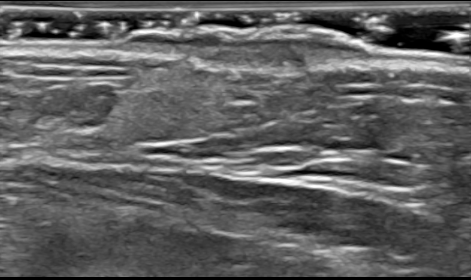
#> input picture test_data/img/1.png, 471 x 280 px, given as the content of the folder ./test_data/predict, which was not available
$ python visualization.py
#> lines starting #> are read from the running program, lines starting #| are printed output that depends on the picture; after the words box and inside, x2 and y2 are one past the last pixel; in counts of white or black regions, pixels touching at a corner belong together; pictures that were not available may be replaced by others from this repository, and a replacement may not be noted
import numpy as np
import cv2
import os
import shutil
from tqdm import tqdm

# Load images as greyscale but make main RGB so we can annotate in colour
def visualization(seg_path, img_path, visual_path):

#> called with seg_path = './test_data/predict', img_path = './test_data/img', visual_path = './test_data/visual'
    if os.path.exists(visual_path) and os.path.isdir(visual_path):
        shutil.rmtree(visual_path)
    try:
        os.mkdir(visual_path)
    except OSError:
        print("Creation of the main directory '%s' failed " % visual_path)

    for image in os.listdir(seg_path):

        seg = seg_path + '/' + image
        main = img_path + '/' + image

        seg = cv2.imread(seg, cv2.IMREAD_GRAYSCALE)
#> seg is the input picture: shape (280, 471); min 0, max 255, mean 95.5
        main = cv2.imread(main, cv2.IMREAD_GRAYSCALE)

        # seg = np.resize(seg, (main.shape[0], main.shape[1]))
        main = cv2.cvtColor(main,cv2.COLOR_GRAY2BGR)

        # Dictionary giving RGB colour for label (segment label) - label 1 in red, label 2 in yellow
        RGBforLabel = { 1:(255,0,255), 2:(0,255,255) }

        # Find external contours
        contours,_ = cv2.findContours(seg,cv2.RETR_EXTERNAL,cv2.CHAIN_APPROX_NONE)
#> contours = 1 contour; box (x1, y1, x2, y2) and area: (0, 1, 471, 277) 129250

        # Iterate over all contours
        for i,c in enumerate(contours):

            # Find mean colour inside this contour by doing a masked mean
            mask = np.zeros(seg.shape, np.uint8)
            cv2.drawContours(mask,[c],-1,255, -1)

            # DEBUG: cv2.imwrite(f"mask-{i}.png",mask)
            mean,_,_,_ = cv2.mean(seg, mask=mask)

            # DEBUG: print(f"i: {i}, mean: {mean}")
            # Get appropriate colour for this label
            label = 2 if mean > 1.0 else 1

            colour = RGBforLabel.get(label)

            # DEBUG: print(f"Colour: {colour}")
            # Outline contour in that colour on main image, line thickness=1
            cv2.drawContours(main,[c],-1,colour,1)
#> this loop made 1 pass
#> (mean, label, colour) on pass 1: (96.89, 2, (0, 255, 255))
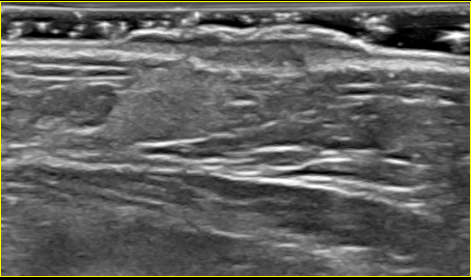
#> main: shape (280, 471, 3); 1.13% of pixels changed, all inside (x1, y1, x2, y2) = (0, 1, 471, 277)
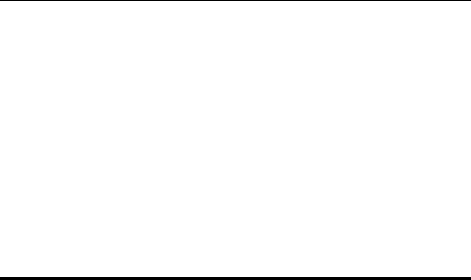
#> mask: shape (280, 471); 98.6% white; 2 black regions, box (x1, y1, x2, y2) and area: (0, 277, 471, 280) 1413, (0, 0, 471, 1) 471
            # Save result
        cv2.imwrite(visual_path + '/' + image, main)

visualization(r"./test_data/predict", # mask path
              r"./test_data/img",     # image path
              r"./test_data/visual")   # visualize path

$ run again, on test_data/img/5.png
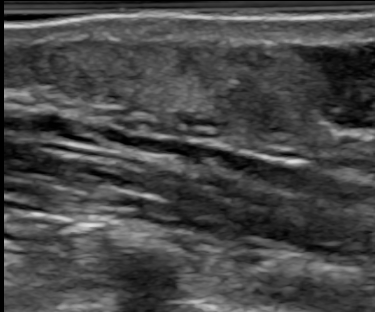
#> input picture test_data/img/5.png, 375 x 312 px, given as the content of the folder ./test_data/predict, which was not available
#> in visualization, seg is the input picture: shape (312, 375); min 0, max 224, mean 70.1
#> contours = 1 contour; box (x1, y1, x2, y2) and area: (4, 1, 375, 312) 114548
#> the loop in visualization, `for i,c in enumerate(contours):` made 1 pass
#> (mean, label, colour) on pass 1: (71.19, 2, (0, 255, 255))
#> after the loop in visualization, `for i,c in enumerate(contours):`:
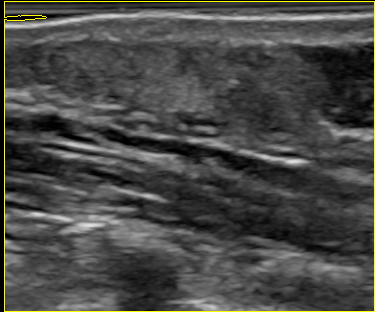
#> main: shape (312, 375, 3); 1.23% of pixels changed, all inside (x1, y1, x2, y2) = (4, 1, 375, 312)
#> after the loop in visualization, `for i,c in enumerate(contours):`:
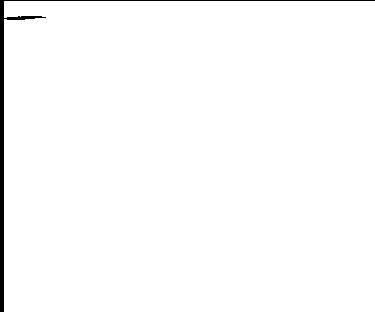
#> mask: shape (312, 375); 98.5% white; 1 black region, box (x1, y1, x2, y2) and area: (0, 0, 375, 312) 1730

$ run again, on test_data/img/6.png
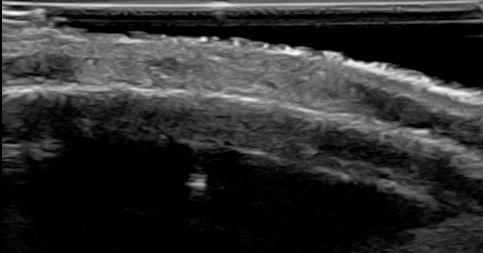
#> input picture test_data/img/6.png, 483 x 253 px, given as the content of the folder ./test_data/predict, which was not available
#> in visualization, seg is the input picture: shape (253, 483); min 0, max 251, mean 46.9
#> contours = 146 contours, 139 with area under 20; largest, box (x1, y1, x2, y2) and area: (2, 0, 483, 253) 105194, (120, 198, 158, 227) 444, (78, 175, 124, 201) 276, (107, 242, 141, 253) 130, (109, 227, 125, 243) 74, (82, 244, 107, 253) 70, (35, 201, 53, 212) 50
#> the loop in visualization, `for i,c in enumerate(contours):` made 146 passes
#> (c, mean, label, colour) on passes 1 to 6: ([[173, 252]], 1, 1, (255, 0, 255)), ([[168, 252], [169, 252], [170, 252], [169, 252]], 1, 1, (255, 0, 255)), ([[164, 251], [165, 251]], 1, 1, (255, 0, 255)), ([[227, 250], [227, 251]], 1, 1, (255, 0, 255)), ([[223, 250], [224, 250]], 1, 1, (255, 0, 255)), ([[198, 250], [198, 251], [199, 251], [199, 250]], 1, 1, (255, 0, 255))
#> after the loop in visualization, `for i,c in enumerate(contours):`:
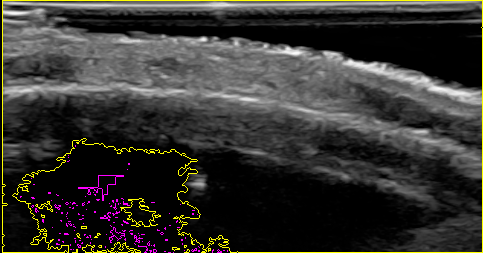
#> main: shape (253, 483, 3); 2.79% of pixels changed, all inside (x1, y1, x2, y2) = (2, 0, 483, 253)
#> after the loop in visualization, `for i,c in enumerate(contours):`:
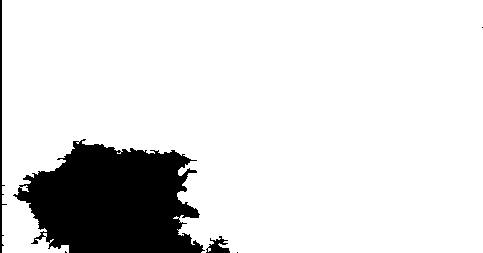
#> mask: shape (253, 483); 87% white; 6 black regions (3 under 20 px), largest, box (x1, y1, x2, y2) and area: (13, 139, 205, 253) 15169, (0, 0, 7, 253) 521, (206, 236, 230, 253) 215

$ run again, on test_data/img/7.png
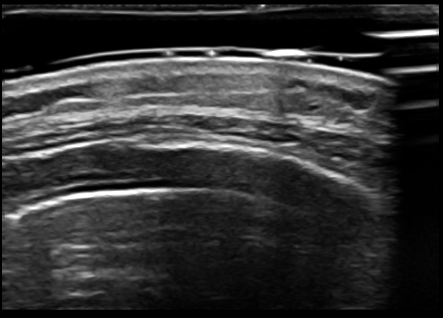
#> input picture test_data/img/7.png, 443 x 318 px, given as the content of the folder ./test_data/predict, which was not available
#> in visualization, seg is the input picture: shape (318, 443); min 0, max 255, mean 50.1
#> contours = 18 contours, 16 with area under 20; largest, box (x1, y1, x2, y2) and area: (2, 4, 439, 310) 120699, (295, 26, 329, 32) 99
#> the loop in visualization, `for i,c in enumerate(contours):` made 18 passes
#> (mean, label, colour) on passes 1, 2, 5, 7, 8, 10, 14, 15: (1, 1, (255, 0, 255)), (1, 1, (255, 0, 255)), (1, 1, (255, 0, 255)), (1, 1, (255, 0, 255)), (1, 1, (255, 0, 255)), (1, 1, (255, 0, 255)), (1, 1, (255, 0, 255)), (1, 1, (255, 0, 255))
#> after the loop in visualization, `for i,c in enumerate(contours):`:
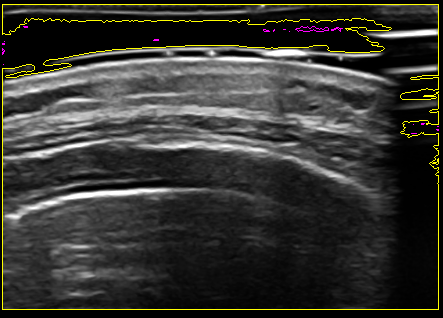
#> main: shape (318, 443, 3); 2.09% of pixels changed, all inside (x1, y1, x2, y2) = (2, 4, 439, 310)
#> after the loop in visualization, `for i,c in enumerate(contours):`:
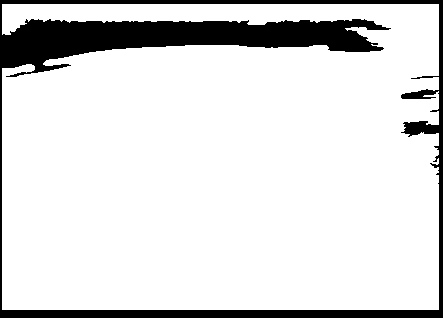
#> mask: shape (318, 443); 86.7% white; 1 black region, box (x1, y1, x2, y2) and area: (0, 0, 443, 318) 18789
